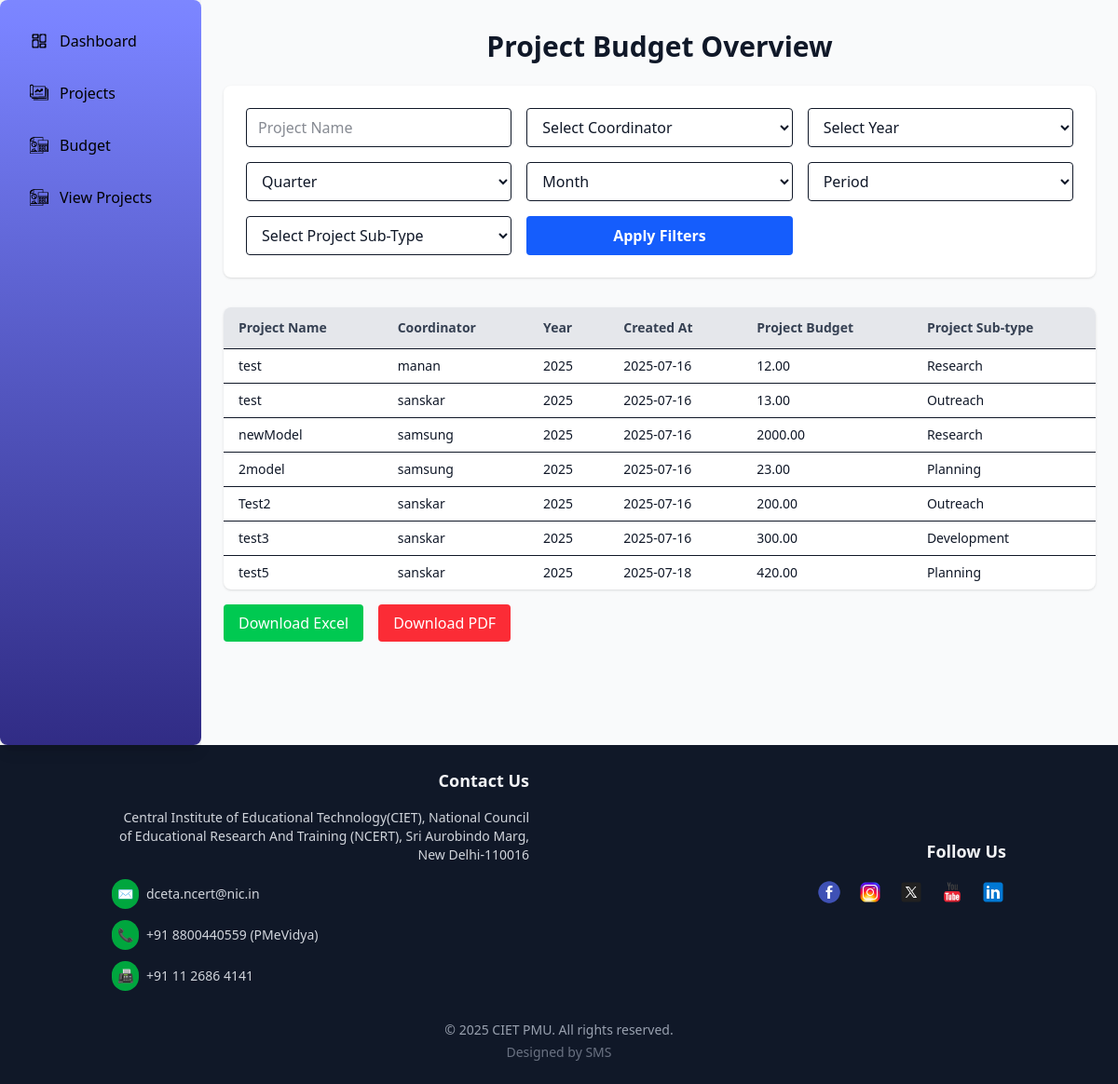
Before: /view_projects/ with the older database file.
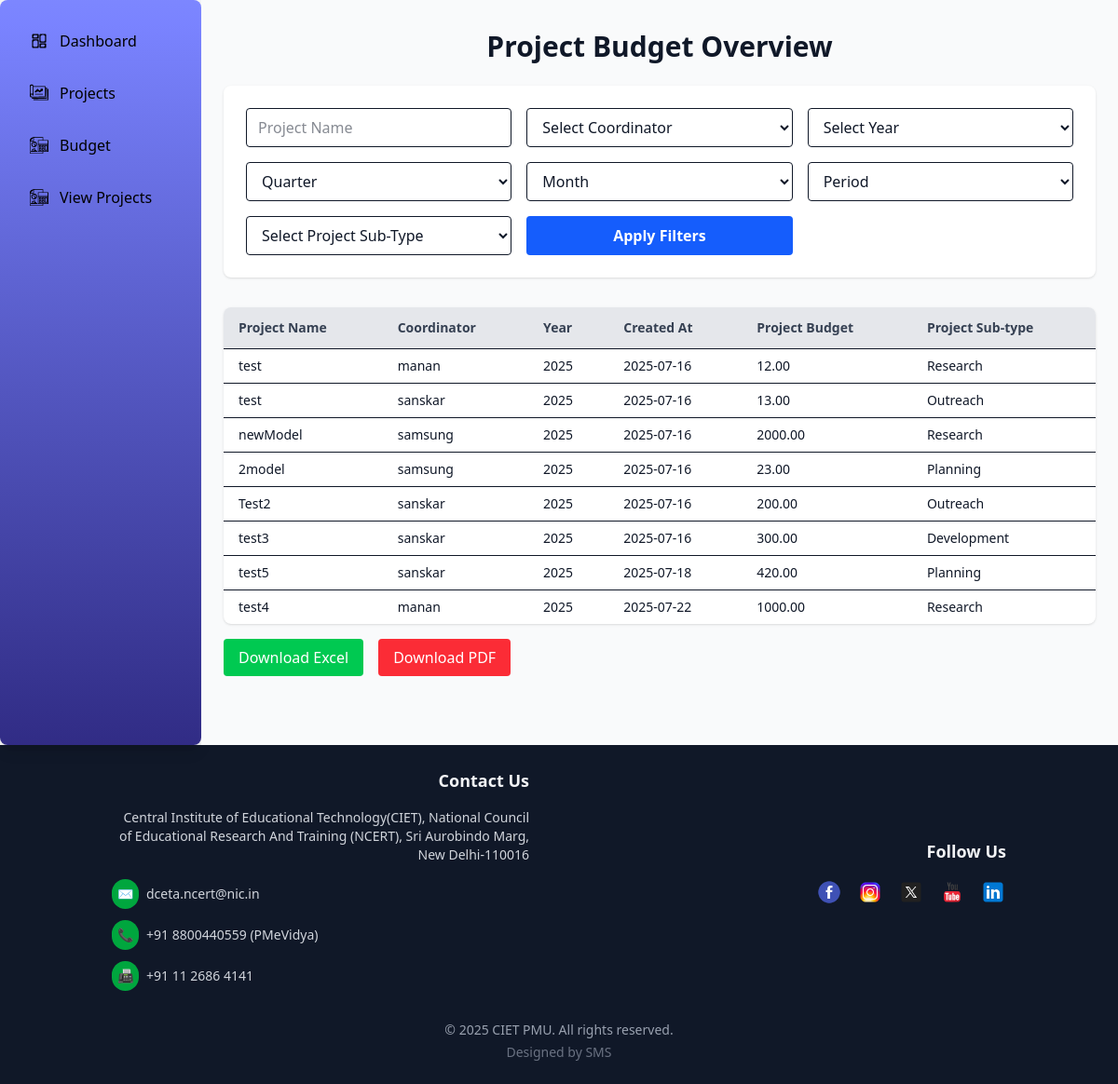
After: the same page with the newer database file.
### admin_dashboard/models.py (models this page shows)
class Program(models.Model):
    type = models.TextField(blank=True, null=True)
    title = models.TextField()
    coordinator = models.ForeignKey('User', models.DO_NOTHING)
    annual_budget = models.ForeignKey(Annualbudget, models.DO_NOTHING)
    created_at = models.DateTimeField(default=timezone.now)
    updated_at = models.DateTimeField(default=timezone.now)
    program_budget = models.DecimalField(decimal_places=2, max_digits=12)
    program_sub_type = models.TextField()
    class Meta:
        managed = False
        db_table = 'Program'

class User(models.Model):
    username = models.TextField(unique=True)
    password = models.TextField()
    role = models.TextField(blank=True, null=True)
    name = models.TextField()
    email = models.TextField(unique=True)
    class Meta:
        managed = False
        db_table = 'User'

class Annualbudget(models.Model):
    year = models.IntegerField()
    budget = models.DecimalField(max_digits=12, decimal_places=2)  # max_digits and decimal_places have been guessed, as this database handles decimal fields as float
    created_at = models.DateTimeField(blank=True, null=True)
    updated_at = models.DateTimeField(blank=True, null=True)
    class Meta:
        managed = False
        db_table = 'AnnualBudget'
        get_latest_by = 'year'

### admin_dashboard/views.py (the view)
# urls.py: path('view_projects/', views.view_projects, name='view_projects'),
def view_projects(request):
    coordinators, years, months, projects = helper_filter(request)
    return render(request, 'admin_dashboard/view_projects.html', {
        'coordinators': coordinators,
        'years': years,
        'months': months,
        'projects': projects,
    })

### admin_dashboard/views.py (called while the page is built, shortened)
def helper_filter(request):
    coordinators = User.objects.all()
    years = Annualbudget.objects.all()
    months = [month for month in calendar.month_name if month]
    projects = Program.objects.all()
    return coordinators, years, months, projects

### admin_dashboard/templates/admin_dashboard/view_projects.html (shortened to what this page needs)
{% extends "layout.html" %}
{% load static %}
{% load static tailwind_tags %}
{% block content %}
<div class="flex min-h-screen">
    {% include "partials/admin_sidebar.html" %}
  <div class="flex-1 overflow-y-auto px-6 py-8 bg-gray-50">
    <h1 class="text-3xl font-bold mb-6 text-center">Project Budget Overview</h1>
    <form method="POST" class="bg-white rounded-lg shadow p-6 grid grid-cols-1 md:grid-cols-3 gap-4 mb-8">
      <input type="text" name="project_name" placeholder="Project Name" class="border rounded px-3 py-2" />
      <select name="coordinator" class="border rounded px-3 py-2">
        <option value="">Select Coordinator</option>
      </select>
    <select name="year" class="border rounded px-3 py-2">
        <option value="">Select Year</option>
    </select>
      <select name="quarter" class="border rounded px-3 py-2">
        <option value="">Quarter</option>
      </select>
      <select name="month" class="border rounded px-3 py-2">
        <option value="">Month</option>
      </select>
      <select name="period" class="border rounded px-3 py-2">
        <option value="">Period</option>
      </select>
      <select name="sub_type" class="border rounded px-3 py-2">
  <option value="">Select Project Sub-Type</option>
</select>
      <button type="submit" class="w-full bg-blue-600 hover:bg-blue-700 cursor-pointer text-white font-semibold py-2 rounded">Apply Filters</button>
    </form>
    {% if projects %}
  <div class="overflow-x-auto bg-white rounded-lg shadow">
    <table class="min-w-full table-auto">
      <thead class="bg-gray-200 text-gray-700 text-sm">
        <tr>
          <th class="px-4 py-3 text-left">Project Name</th>
          <th class="px-4 py-3 text-left">Coordinator</th>
          <th class="px-4 py-3 text-left">Year</th>
          <th class="px-4 py-3 text-left">Created At</th>
          <th class="px-4 py-3 text-left">Project Budget</th>
          <th class="px-4 py-3 text-left">Project Sub-type</th>
        </tr>
      </thead>
      <tbody class="text-sm">
        {% for project in projects %}
          <tr class="border-t hover:bg-gray-50">
            <td class="px-4 py-2">{{ project.title }}</td>
            <td class="px-4 py-2">{{ project.coordinator.username }}</td>
            <td class="px-4 py-2">{{ project.annual_budget.year }}</td>
            <td class="px-4 py-2">{{ project.created_at|date:"Y-m-d" }}</td>
            <td class="px-4 py-2">{{project.program_budget}}</td>
            <td class="px-4 py-2">{{project.program_sub_type}}</td>
          </tr>
        {% endfor %}
      </tbody>
    </table>
  </div>
  <div class="mt-4 flex gap-4">
  <form method="post" action="{% url 'export_projects_excel' %}">
    <button type="submit" class="bg-green-500 hover:bg-green-600 text-white px-4 py-2 rounded">
      Download Excel
    </button>
  </form>
  <form method="post" action="{% url 'export_projects_pdf' %}">
    <button type="submit" class="bg-red-500 hover:bg-red-600 text-white px-4 py-2 rounded">
      Download PDF
    </button>
  </form>
</div>
{% else %}
  <p class="text-center text-gray-600 mt-6">No results found for selected filters.</p>
{% endif %}
  </div>
</div>
{% endblock %}

Changed rows visible on the page:
added Program: title "test4", coordinator.username "manan", annual_budget.year "2025", created_at "2025-07-22", program_budget "1000.00", program_sub_type "Research"
